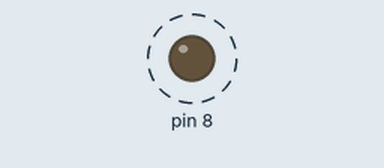
A sketch run on a simulated Arduino Uno, built with avr-gcc and run on an emulated ATmega328P. Parts: output pins drawn as LEDs (lit = HIGH). Dashed ring = blinking.

Above: at 0.12 s.
Timing chart, 0 to 3.0 s (numbered marks = the images above):
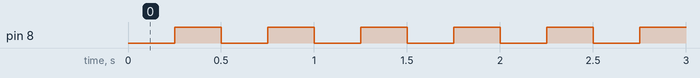

Measured:
- by itself, pin 8: alternates HIGH for 0.25 s and LOW for 0.25 s

The sketch:

c3-blink-onboard.ino
```cpp
void setup() { pinMode(8, OUTPUT); }
void loop() { digitalWrite(8, LOW); delay(250); digitalWrite(8, HIGH); delay(250); }
```
